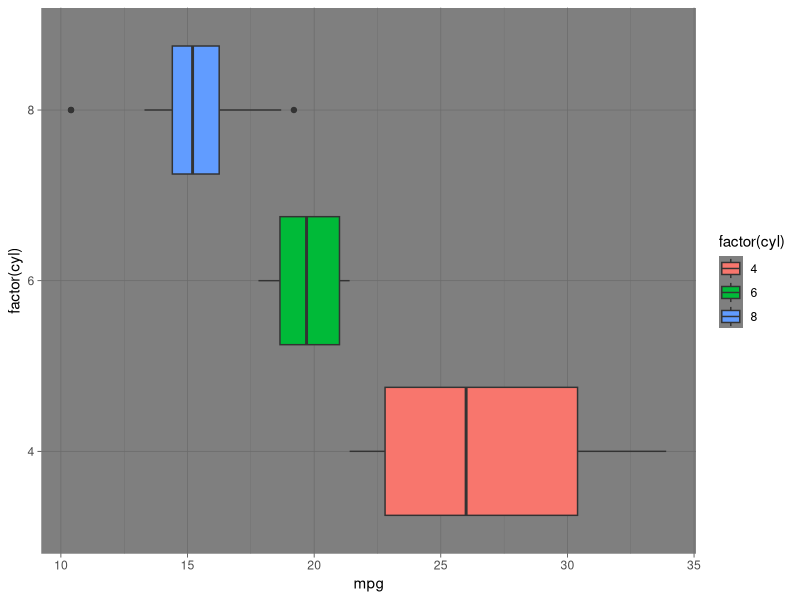

Here is the R script that generated this plot:
library(ggplot2)

df <- mtcars

pl <- ggplot(df, aes(x = factor(cyl), y = mpg))

print(pl + geom_boxplot(aes(fill = factor(cyl))) + coord_flip() + theme_dark())